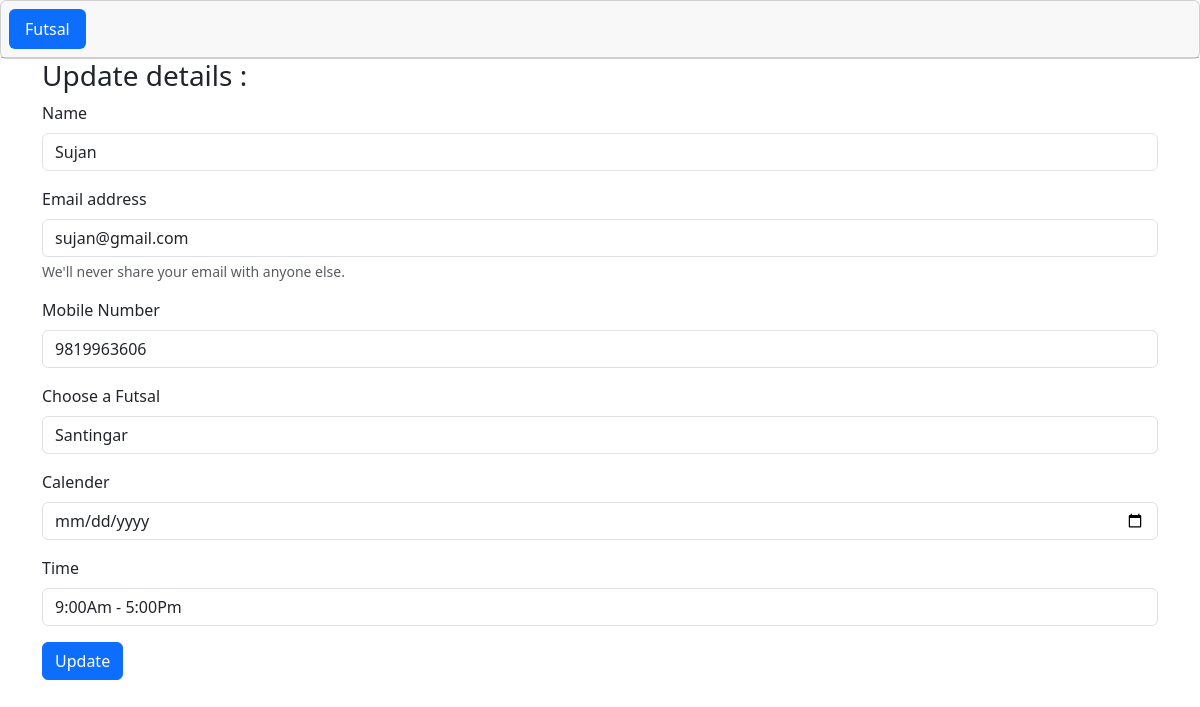
Page /update/3 on the committed database.
### futsalapp/models.py (models this page shows, shortened)
class FutsalBooking(models.Model):
    username =models.CharField(max_length=50)
    email = models.EmailField()
    mblnumber = models.IntegerField()
    futsal_choice = models.CharField(max_length=50)
    date = models.DateField()
    time = models.CharField(max_length=50)

### futsalapp/views.py (the view, shortened to what this page needs)
# urls.py: path("update/<str:id>",views.update,name="update"),
def update(request,id):
     futsal = FutsalBooking.objects.get(id = id)
     context = {'futsal':futsal}
     return render(request,"update.html",context)

### futsalapp/templates/update.html (shortened to what this page needs)
{% extends "index.html" %}
{% block main %}
<div class="container">
    <form action="" method="POST">
        <div><h3>Update details : {{futsal.name}}</h3></div>
              <div class="mb-3">
            <label for="name" class="form-label">Name</label>
            <input type="text" class="form-control" id="name" name="name" value="{{futsal.username}}" placeholder="Enter Name" required>
          </div>
        <div class="mb-3">
          <label for="exampleInputEmail1" class="form-label">Email address</label>
          <input type="email" class="form-control" id="exampleInputEmail1" aria-describedby="emailHelp" name="email" value="{{futsal.email}}" placeholder="Enter mail">
          <div id="emailHelp" class="form-text">We'll never share your email with anyone else.</div>
        </div>
        <div class="mb-3">
        <label for="mobile" class="form-label">Mobile Number</label>
        <input type="number" class="form-control" id="mobile" name="mobile" value="{{futsal.mblnumber}}" placeholder="Enter Mobile Number" required>
        </div>
        <div class="mb-3">
            <label for="futsal" class="form-label">Choose a Futsal</label>
            <select class="form-control" id="futsal" name="futsal" required>
                <option value="Santingar" {% if futsal.futsal_choice == "Santingar" %}selected{% endif %}>Santingar</option>
            </select>
        </div>
        <div class="mb-3">
            <label for="calender" class="form-label">Calender</label>
            <input type="date" class="form-control" id="calender" name="calender" value="{{futsal.date}}" required>
        </div>
        <div class="mb-3">
            <label for="time" class="form-label">Time</label>
            <input type="text" class="form-control" id="time" name="time" placeholder="Enter time" value="{{futsal.time}}"  required>
        </div>
       <button type="submit" class="btn btn-primary">Update</button>
      </form>
</div>
{% endblock %}

### rows in the picture
FutsalBooking: name "Sujan", email "sujan@gmail.com", mobile "9819963606", time "9:00Am - 5:00Pm"
